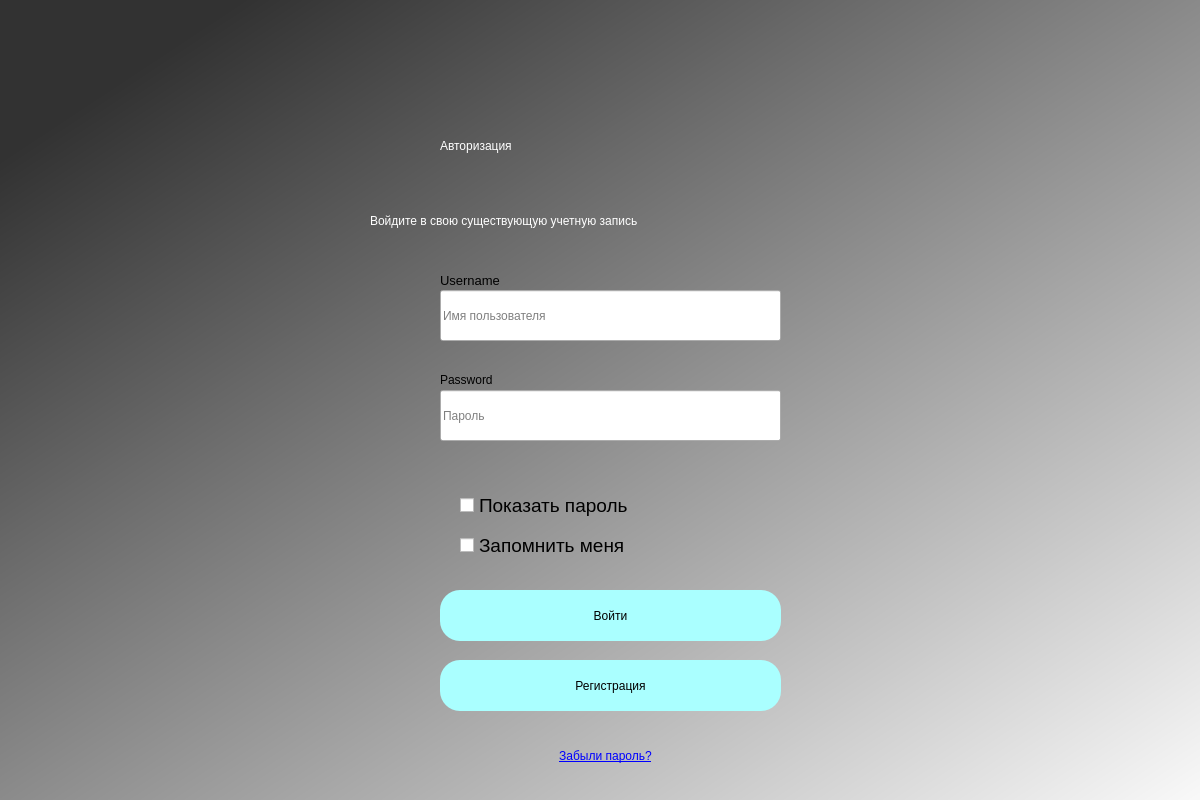
<?xml version="1.0" encoding="UTF-8"?>
<ui version="4.0">
 <class>Dialog</class>
 <widget class="QDialog" name="Dialog">
  <property name="geometry">
   <rect>
    <x>0</x>
    <y>0</y>
    <width>1200</width>
    <height>800</height>
   </rect>
  </property>
  <property name="windowTitle">
   <string>Dialog</string>
  </property>
  <widget class="QWidget" name="bgwidget" native="true">
   <property name="enabled">
    <bool>true</bool>
   </property>
   <property name="geometry">
    <rect>
     <x>0</x>
     <y>0</y>
     <width>1271</width>
     <height>821</height>
    </rect>
   </property>
   <property name="contextMenuPolicy">
    <enum>Qt::NoContextMenu</enum>
   </property>
   <property name="styleSheet">
    <string notr="true">QWidget#bgwidget{
background-color:qlineargradient(spread:pad, x1:0.091, y1:0.101636, x2:0.991379, y2:0.977, stop:0 rgba(50, 50, 50, 255), stop:1 rgba(255, 255, 255, 255));}
</string>
   </property>
   <widget class="QLabel" name="label">
    <property name="geometry">
     <rect>
      <x>440</x>
      <y>110</y>
      <width>291</width>
      <height>71</height>
     </rect>
    </property>
    <property name="styleSheet">
     <string notr="true">font: 36pt &quot;MS Shell Dlg 2&quot;; color:rgb(255, 255, 255)</string>
    </property>
    <property name="text">
     <string>Авторизация</string>
    </property>
   </widget>
   <widget class="QLabel" name="label_2">
    <property name="geometry">
     <rect>
      <x>370</x>
      <y>200</y>
      <width>481</width>
      <height>41</height>
     </rect>
    </property>
    <property name="styleSheet">
     <string notr="true">font: 16pt &quot;MS Shell Dlg 2&quot;;color:rgb(255, 255, 255)</string>
    </property>
    <property name="text">
     <string>Войдите в свою существующую учетную запись</string>
    </property>
   </widget>
   <widget class="QPushButton" name="login">
    <property name="geometry">
     <rect>
      <x>440</x>
      <y>590</y>
      <width>341</width>
      <height>51</height>
     </rect>
    </property>
    <property name="styleSheet">
     <string notr="true">border-radius:20px;
background-color: rgb(170, 255, 255);
font: 14pt &quot;MS Shell Dlg 2&quot;;</string>
    </property>
    <property name="text">
     <string>Войти</string>
    </property>
   </widget>
   <widget class="QLineEdit" name="emailfield">
    <property name="geometry">
     <rect>
      <x>440</x>
      <y>290</y>
      <width>341</width>
      <height>51</height>
     </rect>
    </property>
    <property name="focusPolicy">
     <enum>Qt::StrongFocus</enum>
    </property>
    <property name="styleSheet">
     <string notr="true">font: 12pt &quot;MS Shell Dlg 2&quot;;</string>
    </property>
    <property name="text">
     <string/>
    </property>
    <property name="echoMode">
     <enum>QLineEdit::Normal</enum>
    </property>
    <property name="cursorPosition">
     <number>0</number>
    </property>
    <property name="dragEnabled">
     <bool>false</bool>
    </property>
    <property name="readOnly">
     <bool>false</bool>
    </property>
    <property name="placeholderText">
     <string>Имя пользователя</string>
    </property>
    <property name="clearButtonEnabled">
     <bool>true</bool>
    </property>
   </widget>
   <widget class="QLineEdit" name="passwordfield">
    <property name="geometry">
     <rect>
      <x>440</x>
      <y>390</y>
      <width>341</width>
      <height>51</height>
     </rect>
    </property>
    <property name="tabletTracking">
     <bool>false</bool>
    </property>
    <property name="focusPolicy">
     <enum>Qt::StrongFocus</enum>
    </property>
    <property name="styleSheet">
     <string notr="true">font: 12pt &quot;MS Shell Dlg 2&quot;;</string>
    </property>
    <property name="inputMethodHints">
     <set>Qt::ImhHiddenText|Qt::ImhNoAutoUppercase|Qt::ImhNoPredictiveText|Qt::ImhSensitiveData</set>
    </property>
    <property name="text">
     <string/>
    </property>
    <property name="echoMode">
     <enum>QLineEdit::Password</enum>
    </property>
    <property name="cursorPosition">
     <number>0</number>
    </property>
    <property name="placeholderText">
     <string>Пароль</string>
    </property>
    <property name="cursorMoveStyle">
     <enum>Qt::LogicalMoveStyle</enum>
    </property>
    <property name="clearButtonEnabled">
     <bool>true</bool>
    </property>
   </widget>
   <widget class="QLabel" name="label_3">
    <property name="geometry">
     <rect>
      <x>440</x>
      <y>270</y>
      <width>81</width>
      <height>20</height>
     </rect>
    </property>
    <property name="font">
     <font>
      <family>MS Shell Dlg 2</family>
      <pointsize>10</pointsize>
      <weight>50</weight>
      <italic>false</italic>
      <bold>false</bold>
     </font>
    </property>
    <property name="styleSheet">
     <string notr="true">font: 10pt &quot;MS Shell Dlg 2&quot;;</string>
    </property>
    <property name="text">
     <string>Username</string>
    </property>
   </widget>
   <widget class="QLabel" name="label_4">
    <property name="geometry">
     <rect>
      <x>440</x>
      <y>370</y>
      <width>81</width>
      <height>20</height>
     </rect>
    </property>
    <property name="styleSheet">
     <string notr="true">font: 10pt &quot;MS Shell Dlg 2&quot;;</string>
    </property>
    <property name="text">
     <string>Password</string>
    </property>
   </widget>
   <widget class="QLabel" name="error">
    <property name="geometry">
     <rect>
      <x>440</x>
      <y>450</y>
      <width>361</width>
      <height>31</height>
     </rect>
    </property>
    <property name="styleSheet">
     <string notr="true">font: 14pt &quot;MS Shell Dlg 2&quot;; color:red;</string>
    </property>
    <property name="text">
     <string/>
    </property>
   </widget>
   <widget class="QPushButton" name="create">
    <property name="geometry">
     <rect>
      <x>440</x>
      <y>660</y>
      <width>341</width>
      <height>51</height>
     </rect>
    </property>
    <property name="styleSheet">
     <string notr="true">border-radius:20px;
background-color: rgb(170, 255, 255);
font: 14pt &quot;MS Shell Dlg 2&quot;;</string>
    </property>
    <property name="text">
     <string>Регистрация</string>
    </property>
   </widget>
   <widget class="QCheckBox" name="saveme">
    <property name="geometry">
     <rect>
      <x>460</x>
      <y>530</y>
      <width>181</width>
      <height>31</height>
     </rect>
    </property>
    <property name="font">
     <font>
      <pointsize>14</pointsize>
     </font>
    </property>
    <property name="tabletTracking">
     <bool>false</bool>
    </property>
    <property name="acceptDrops">
     <bool>false</bool>
    </property>
    <property name="autoFillBackground">
     <bool>false</bool>
    </property>
    <property name="text">
     <string>Запомнить меня</string>
    </property>
   </widget>
   <widget class="QCheckBox" name="showpass">
    <property name="geometry">
     <rect>
      <x>460</x>
      <y>490</y>
      <width>181</width>
      <height>31</height>
     </rect>
    </property>
    <property name="font">
     <font>
      <pointsize>14</pointsize>
     </font>
    </property>
    <property name="tabletTracking">
     <bool>false</bool>
    </property>
    <property name="acceptDrops">
     <bool>false</bool>
    </property>
    <property name="autoFillBackground">
     <bool>false</bool>
    </property>
    <property name="text">
     <string>Показать пароль</string>
    </property>
   </widget>
   <widget class="QPushButton" name="recover">
    <property name="enabled">
     <bool>true</bool>
    </property>
    <property name="geometry">
     <rect>
      <x>520</x>
      <y>740</y>
      <width>171</width>
      <height>31</height>
     </rect>
    </property>
    <property name="cursor">
     <cursorShape>PointingHandCursor</cursorShape>
    </property>
    <property name="contextMenuPolicy">
     <enum>Qt::NoContextMenu</enum>
    </property>
    <property name="toolTip">
     <string notr="true"/>
    </property>
    <property name="statusTip">
     <string notr="true"/>
    </property>
    <property name="whatsThis">
     <string notr="true"/>
    </property>
    <property name="accessibleName">
     <string notr="true"/>
    </property>
    <property name="accessibleDescription">
     <string notr="true"/>
    </property>
    <property name="autoFillBackground">
     <bool>false</bool>
    </property>
    <property name="styleSheet">
     <string notr="true">background-color: argb(0,0,0,0);
font: 14pt &quot;Arial Unicode MS&quot;;text-decoration: underline;color: rgb(0, 0, 255);</string>
    </property>
    <property name="text">
     <string>Забыли пароль?</string>
    </property>
    <property name="autoDefault">
     <bool>false</bool>
    </property>
    <property name="default">
     <bool>true</bool>
    </property>
    <property name="flat">
     <bool>true</bool>
    </property>
   </widget>
   <widget class="QLabel" name="info">
    <property name="geometry">
     <rect>
      <x>440</x>
      <y>450</y>
      <width>361</width>
      <height>31</height>
     </rect>
    </property>
    <property name="styleSheet">
     <string notr="true">font: 14pt &quot;MS Shell Dlg 2&quot;; color:green;</string>
    </property>
    <property name="text">
     <string/>
    </property>
   </widget>
  </widget>
 </widget>
 <resources/>
 <connections/>
</ui>
